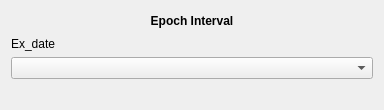
<?xml version="1.0" encoding="UTF-8"?>
<ui version="4.0">
 <class>Dialog</class>
 <widget class="QDialog" name="Dialog">
  <property name="geometry">
   <rect>
    <x>0</x>
    <y>0</y>
    <width>384</width>
    <height>102</height>
   </rect>
  </property>
  <property name="windowTitle">
   <string>Dialog</string>
  </property>
  <layout class="QVBoxLayout" name="verticalLayout">
   <item>
    <widget class="QLabel" name="label_14">
     <property name="minimumSize">
      <size>
       <width>0</width>
       <height>20</height>
      </size>
     </property>
     <property name="text">
      <string>&lt;html&gt;&lt;head/&gt;&lt;body&gt;&lt;p&gt;&lt;span style=&quot; font-weight:600;&quot;&gt;Epoch Interval&lt;/span&gt;&lt;/p&gt;&lt;/body&gt;&lt;/html&gt;</string>
     </property>
     <property name="alignment">
      <set>Qt::AlignCenter</set>
     </property>
    </widget>
   </item>
   <item>
    <widget class="QLabel" name="label_16">
     <property name="text">
      <string>Ex_date</string>
     </property>
    </widget>
   </item>
   <item>
    <widget class="QComboBox" name="sl_type_date"/>
   </item>
   <item>
    <widget class="QLabel" name="label_45">
     <property name="text">
      <string/>
     </property>
    </widget>
   </item>
  </layout>
 </widget>
 <resources/>
 <connections/>
</ui>
